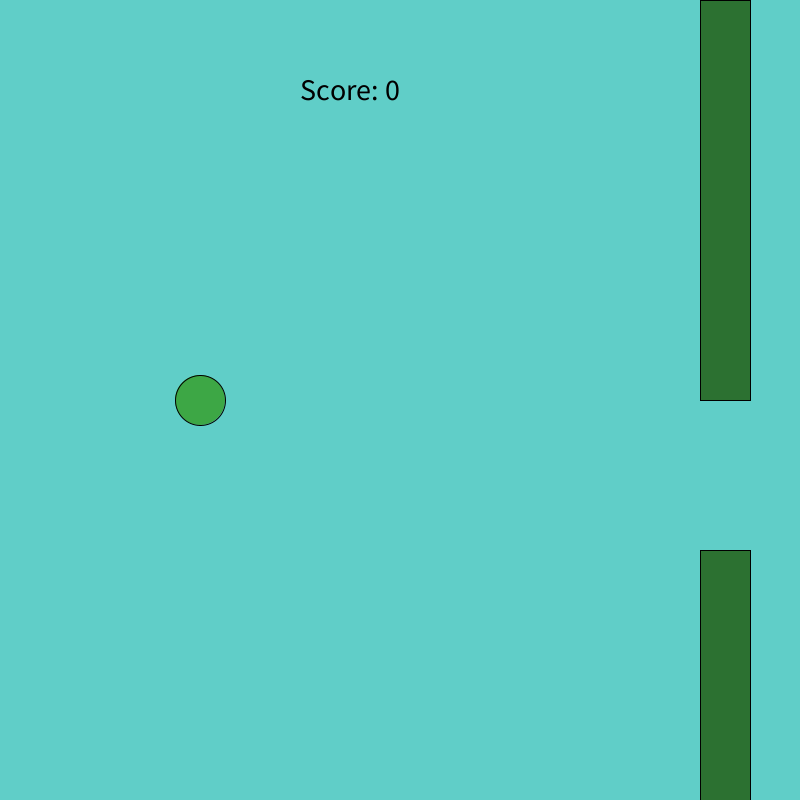
Frame 1 (no input)
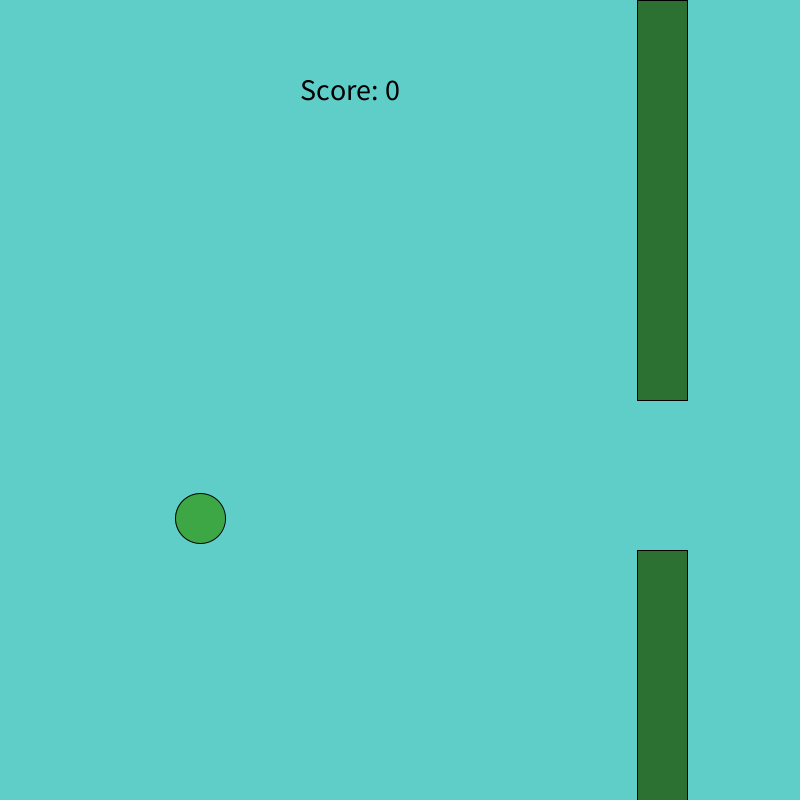
Frame 60 (the mouse pressed at the canvas centre just before this capture)
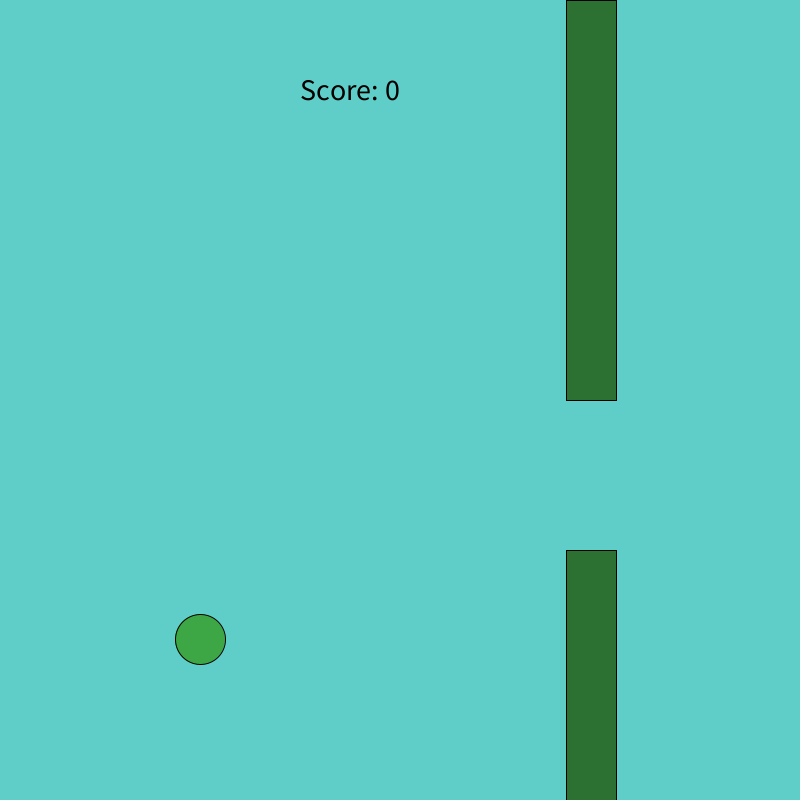
Frame 120 (the mouse held since frame 60 and released just before this capture)

The Processing sketch that drew these frames (run headless with seeded random() and noise(); from frame 60 on, the mouse is pressed at the canvas centre):

// Processing sketch: Flappy_Bird
// ── Flappy_Bird.pde
float birdx=200;
float birdy=400;
float birdvel;
float pipex=700;
float pipey=0;
float pipeheight=400;
float pipespeed=1;
float jumptimer;
int score;
boolean hit;
boolean dead;
float gravity=2;

void setup() {
  size(800, 800);
}

void draw() {
  background(#60CEC8);
  fill(#000000);
  stroke(#000000);
  textSize(30);
  text("Score: "+score, 300, 100);
  
  pipespeed+=0.002;
  
  fill(#3DA745);
  ellipse(birdx, birdy, 50, 50);
  fill(#2C7131);
  rect(pipex, pipey, 50, pipeheight);

  rect(pipex, pipey+pipeheight+150, 50, height-pipeheight-150);
  if (hit==true) {
    dead=true;
  }
  if (dead==false) {
    pipex-=pipespeed;
  }
  gravity+=0.0002;
  

  if (pipex+50<0) {
    score++;
    pipex=800;
    pipeheight=random(0, height-150  );
  }


  hit();
  birdMove();
}

void birdMove() {
  if(keyPressed && keyCode==SHIFT){
    birdy+=4;
  }
  birdy-=birdvel;
  birdy+=gravity;
  if (dead==false) {
    if (keyPressed && key==' ' && jumptimer<=0) {
      birdvel=15;
      jumptimer=15;
    }
  }
  birdvel--;
  jumptimer--;
  if (birdvel<=0) {
    birdvel=0;
  }
  if(birdy+25>height && dead==true){
   pipex=width;
   score=0;
   pipespeed=1;
   birdx=200;
   birdy=400;
   gravity=2;
   dead=false;
  }
  if (birdy-25<0) {
    birdy=25;
  }
}

void hit() {
  if (birdx+25>pipex && birdx-25<pipex+50 && birdy+25>pipey+pipeheight+150 && birdy-25<pipey+height) {
    hit=true;
  } else if (birdx+25>pipex && birdx-25<pipex+50 && birdy+25>pipey && birdy-25<pipey+pipeheight) {
    hit=true;
  } else if (birdy+25>height) {
    hit=true;
  } else {
    hit=false;
  }
}
